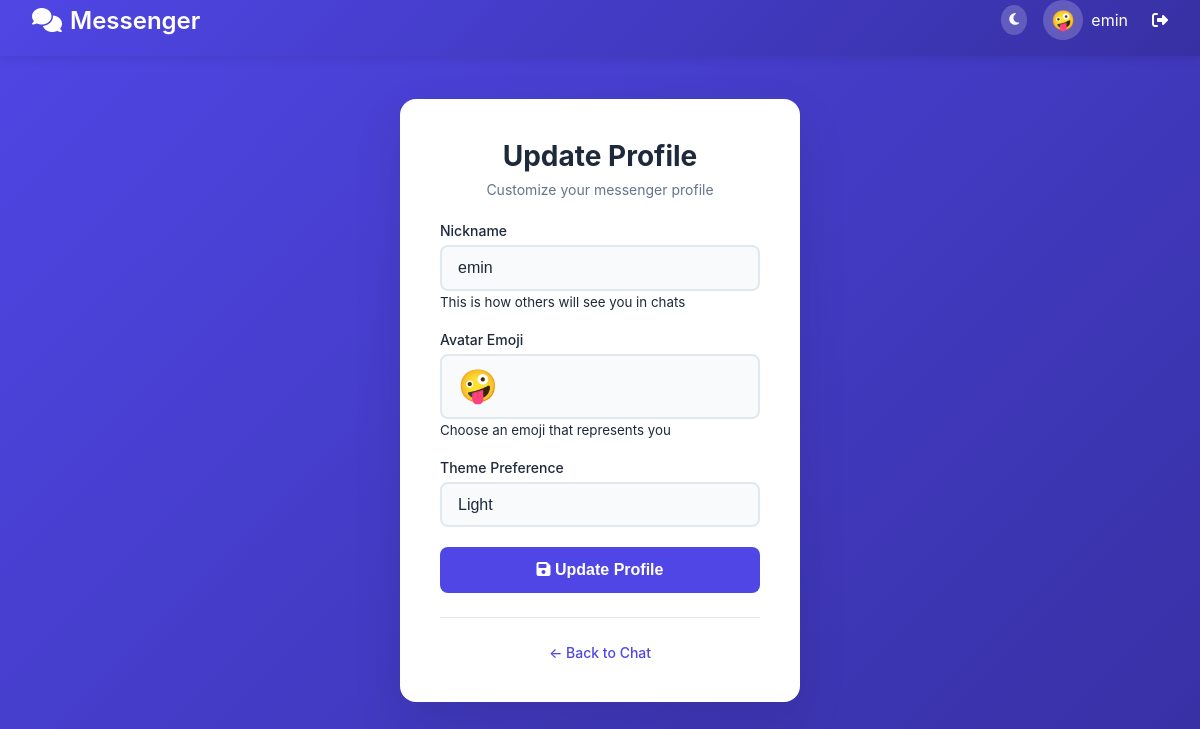
Page /profile/ (signed in) on the committed database.
### app/models.py (models this page shows, shortened)
class UserProfile(models.Model):
    user = models.OneToOneField(User, on_delete=models.CASCADE)
    nickname = models.CharField(max_length=50, unique=True)
    avatar_emoji = models.CharField(max_length=10, default='😊')
    is_online = models.BooleanField(default=False)
    last_seen = models.DateTimeField(auto_now=True)
    theme_preference = models.CharField(
        max_length=10,
        choices=[('light', 'Light'), ('dark', 'Dark')],
        default='light'
    )

### app/views.py (the view)
# urls.py: path('profile/', views.profile_update, name='profile_update'),
@login_required
def profile_update(request):
    if request.method == 'POST':
        form = ProfileUpdateForm(request.POST, instance=request.user.userprofile)
        if form.is_valid():
            form.save()
            messages.success(request, 'Profile updated successfully!')
            return redirect('chat')
    else:
        form = ProfileUpdateForm(instance=request.user.userprofile)
    return render(request, 'app/profile_update.html', {'form': form})

### app/forms.py
class ProfileUpdateForm(forms.ModelForm):
    class Meta:
        model = UserProfile
        fields = ['nickname', 'avatar_emoji', 'theme_preference']
        widgets = {
            'nickname': forms.TextInput(attrs={
                'class': 'form-control',
                'placeholder': 'Your display name'
            }),
            'avatar_emoji': forms.TextInput(attrs={
                'class': 'form-control text-center',
                'style': 'font-size: 2rem;',
                'placeholder': '😊'
            }),
            'theme_preference': forms.Select(attrs={
                'class': 'form-control'
            })
        }

### app/templates/app/profile_update.html (shortened to what this page needs)
{% extends "app/base_modern.html" %}
{% block content %}
<div class="auth-container">
    <div class="auth-card">
        <div class="auth-header">
            <h1>Update Profile</h1>
            <p>Customize your messenger profile</p>
        </div>
        <form method="post">
            <div class="form-group">
                <label for="id_nickname">Nickname</label>
                {{ form.nickname }}
                <small>This is how others will see you in chats</small>
            </div>
            <div class="form-group">
                <label for="id_avatar_emoji">Avatar Emoji</label>
                {{ form.avatar_emoji }}
                <small>Choose an emoji that represents you</small>
            </div>
            <div class="form-group">
                <label for="id_theme_preference">Theme Preference</label>
                {{ form.theme_preference }}
            </div>
            <button type="submit" class="btn-primary">
                <i class="fas fa-save"></i>
                Update Profile
            </button>
        </form>
        <div class="auth-footer">
            <a href="{% url 'chat' %}">← Back to Chat</a>
        </div>
    </div>
</div>
{% endblock %}

### app/templates/app/base_modern.html (shortened to what this page needs)
<!DOCTYPE html>
<html lang="en" data-theme="light">
<head>
    <link href="https://cdnjs.cloudflare.com/ajax/libs/font-awesome/6.4.0/css/all.min.css" rel="stylesheet">
    {% load static %}
    <link href="{% static 'app/css/messenger.css' %}" rel="stylesheet">
</head>
<body>
    {% if user.is_authenticated %}
        <header class="messenger-header">
            <h1>
                <i class="fas fa-comments"></i>
                Messenger
            </h1>
            <div class="header-actions">
                <button class="theme-toggle" title="Toggle dark/light theme">
                </button>
                <div class="user-info">
                    <div class="user-avatar">{{ user.userprofile.avatar_emoji }}</div>
                    <span>{{ user.userprofile.nickname }}</span>
                    <a href="{% url 'logout' %}" class="btn btn-sm" style="margin-left: 1rem; color: white;">
                        <i class="fas fa-sign-out-alt"></i>
                    </a>
                </div>
            </div>
        </header>
    {% endif %}
    {% block content %}{% endblock %}
</body>
</html>

### app/static/app/css/messenger.css (style rules this page uses)
:root { --primary-color: #4f46e5; --primary-dark: #3730a3; --background-color: #f8fafc; --surface-color: #ffffff; --text-primary: #1e293b; --text-secondary: #64748b; --border-color: #e2e8f0; --hover-color: #f1f5f9; --shadow: rgba(0, 0, 0, 0.1); --message-sent: #4f46e5; --message-received: #f1f5f9; --success-color: #10b981; --warning-color: #f59e0b; --error-color: #ef4444; }
* { margin: 0; padding: 0; box-sizing: border-box; -webkit-tap-highlight-color: transparent; }
body { font-family: -apple-system, BlinkMacSystemFont, 'Segoe UI', Roboto, 'Helvetica Neue', Arial, sans-serif; background-color: var(--background-color); color: var(--text-primary); height: 100vh; width: 100%; overflow: hidden; transition: background-color 0.3s ease, color 0.3s ease; }
.messenger-header { background: linear-gradient(135deg, var(--primary-color), var(--primary-dark)); color: white; padding: 1rem 2rem; display: flex; justify-content: space-between; align-items: center; box-shadow: 0 2px 10px var(--shadow); z-index: 1000; position: fixed; top: 0; left: 0; right: 0; height: 56px; }
.messenger-header h1 { font-size: 1.5rem; font-weight: 600; display: flex; align-items: center; gap: 0.5rem; }
.header-actions { display: flex; align-items: center; gap: 1rem; margin-left: auto; }
.theme-toggle { background: rgba(255, 255, 255, 0.2); border: none; color: white; padding: 0.5rem; border-radius: 50%; cursor: pointer; transition: background-color 0.3s ease; display: flex; align-items: center; justify-content: center; }
.user-info { display: flex; align-items: center; gap: 0.5rem; color: white; }
.user-avatar { width: 40px; height: 40px; border-radius: 50%; background: rgba(255, 255, 255, 0.2); display: flex; align-items: center; justify-content: center; font-size: 1.2rem; }
.auth-container { min-height: 100vh; display: flex; align-items: center; justify-content: center; background: linear-gradient(135deg, var(--primary-color), var(--primary-dark)); padding: 1rem; }
.auth-card { background: var(--surface-color); padding: 1.5rem; border-radius: 16px; box-shadow: 0 20px 50px var(--shadow); width: 100%; max-width: 400px; }
@media (min-width: 769px) { .auth-card { padding: 2.5rem; } }
.auth-header { text-align: center; margin-bottom: 1.5rem; }
.auth-header h1 { font-size: 1.75rem; margin-bottom: 0.5rem; color: var(--text-primary); }
.auth-header p { color: var(--text-secondary); font-size: 0.875rem; }
.form-group { margin-bottom: 1.25rem; }
.form-group label { display: block; margin-bottom: 0.375rem; font-weight: 500; color: var(--text-primary); font-size: 0.875rem; }
.form-control { width: 100%; padding: 0.75rem 1rem; border: 2px solid var(--border-color); border-radius: 8px; background-color: var(--background-color); color: var(--text-primary); font-size: 1rem; transition: border-color 0.2s ease; -webkit-appearance: none; }
.btn-primary { width: 100%; padding: 0.875rem; background: var(--primary-color); color: white; border: none; border-radius: 8px; font-size: 1rem; font-weight: 600; cursor: pointer; transition: background-color 0.2s ease, transform 0.1s; }
.auth-footer { text-align: center; margin-top: 1.5rem; padding-top: 1.5rem; border-top: 1px solid var(--border-color); }
.auth-footer a { color: var(--primary-color); text-decoration: none; font-weight: 500; font-size: 0.875rem; }

### rows in the picture
UserProfile: nickname "emin", avatar_emoji "🤪", theme_preference "Light"

### other values in the picture
{{ user.userprofile.avatar_emoji }} "🤪"
{{ user.userprofile.nickname }} "emin"
